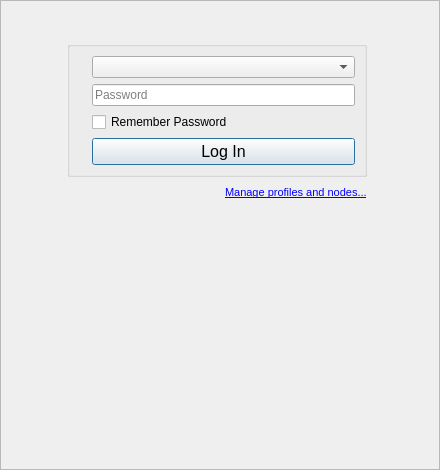
<?xml version="1.0" encoding="UTF-8"?>
<ui version="4.0">
 <class>StartDialog</class>
 <widget class="QDialog" name="StartDialog">
  <property name="geometry">
   <rect>
    <x>0</x>
    <y>0</y>
    <width>440</width>
    <height>470</height>
   </rect>
  </property>
  <property name="windowTitle">
   <string>RetroShare</string>
  </property>
  <property name="windowIcon">
   <iconset resource="images.qrc">
    <normaloff>:/images/logo/logo_32.png</normaloff>:/images/logo/logo_32.png</iconset>
  </property>
  <property name="autoFillBackground">
   <bool>false</bool>
  </property>
  <layout class="QVBoxLayout" name="verticalLayout_2">
   <property name="leftMargin">
    <number>0</number>
   </property>
   <property name="topMargin">
    <number>0</number>
   </property>
   <property name="rightMargin">
    <number>0</number>
   </property>
   <property name="bottomMargin">
    <number>0</number>
   </property>
   <item>
    <widget class="QFrame" name="loginframe">
     <property name="autoFillBackground">
      <bool>false</bool>
     </property>
     <property name="styleSheet">
      <string notr="true"/>
     </property>
     <property name="frameShape">
      <enum>QFrame::StyledPanel</enum>
     </property>
     <layout class="QGridLayout" name="mainGLayout">
      <property name="leftMargin">
       <number>0</number>
      </property>
      <property name="topMargin">
       <number>0</number>
      </property>
      <property name="rightMargin">
       <number>0</number>
      </property>
      <property name="bottomMargin">
       <number>9</number>
      </property>
      <item row="0" column="0" colspan="4">
       <layout class="QGridLayout" name="topGLayout">
        <item row="0" column="0">
         <spacer name="horizontalSpacer">
          <property name="orientation">
           <enum>Qt::Horizontal</enum>
          </property>
          <property name="sizeHint" stdset="0">
           <size>
            <width>40</width>
            <height>20</height>
           </size>
          </property>
         </spacer>
        </item>
        <item row="0" column="1">
         <widget class="QLabel" name="rsTopLogo">
          <property name="minimumSize">
           <size>
            <width>0</width>
            <height>0</height>
           </size>
          </property>
          <property name="palette">
           <palette>
            <active>
             <colorrole role="WindowText">
              <brush brushstyle="SolidPattern">
               <color alpha="255">
                <red>85</red>
                <green>170</green>
                <blue>255</blue>
               </color>
              </brush>
             </colorrole>
            </active>
            <inactive>
             <colorrole role="WindowText">
              <brush brushstyle="SolidPattern">
               <color alpha="255">
                <red>85</red>
                <green>170</green>
                <blue>255</blue>
               </color>
              </brush>
             </colorrole>
            </inactive>
            <disabled>
             <colorrole role="WindowText">
              <brush brushstyle="SolidPattern">
               <color alpha="255">
                <red>118</red>
                <green>116</green>
                <blue>108</blue>
               </color>
              </brush>
             </colorrole>
            </disabled>
           </palette>
          </property>
          <property name="font">
           <font>
            <pointsize>18</pointsize>
           </font>
          </property>
          <property name="text">
           <string/>
          </property>
          <property name="pixmap">
           <pixmap resource="images.qrc">:/images/logo/logo_web_nobackground.png</pixmap>
          </property>
         </widget>
        </item>
        <item row="0" column="2">
         <spacer name="horizontalSpacer_2">
          <property name="orientation">
           <enum>Qt::Horizontal</enum>
          </property>
          <property name="sizeHint" stdset="0">
           <size>
            <width>48</width>
            <height>20</height>
           </size>
          </property>
         </spacer>
        </item>
       </layout>
      </item>
      <item row="1" column="2" rowspan="2">
       <spacer name="horizontalSpacer_4">
        <property name="orientation">
         <enum>Qt::Horizontal</enum>
        </property>
        <property name="sizeType">
         <enum>QSizePolicy::Minimum</enum>
        </property>
        <property name="sizeHint" stdset="0">
         <size>
          <width>60</width>
          <height>20</height>
         </size>
        </property>
       </spacer>
      </item>
      <item row="4" column="0" colspan="3">
       <spacer name="verticalSpacer">
        <property name="orientation">
         <enum>Qt::Vertical</enum>
        </property>
        <property name="sizeHint" stdset="0">
         <size>
          <width>20</width>
          <height>40</height>
         </size>
        </property>
       </spacer>
      </item>
      <item row="1" column="0" rowspan="2">
       <spacer name="horizontalSpacer_3">
        <property name="orientation">
         <enum>Qt::Horizontal</enum>
        </property>
        <property name="sizeType">
         <enum>QSizePolicy::Minimum</enum>
        </property>
        <property name="sizeHint" stdset="0">
         <size>
          <width>60</width>
          <height>20</height>
         </size>
        </property>
       </spacer>
      </item>
      <item row="2" column="1">
       <widget class="QGroupBox" name="profilGBox">
        <property name="enabled">
         <bool>true</bool>
        </property>
        <property name="sizePolicy">
         <sizepolicy hsizetype="Preferred" vsizetype="Maximum">
          <horstretch>0</horstretch>
          <verstretch>0</verstretch>
         </sizepolicy>
        </property>
        <property name="styleSheet">
         <string notr="true"/>
        </property>
        <property name="title">
         <string/>
        </property>
        <layout class="QGridLayout" name="gridLayout_3">
         <property name="leftMargin">
          <number>9</number>
         </property>
         <property name="topMargin">
          <number>9</number>
         </property>
         <property name="rightMargin">
          <number>9</number>
         </property>
         <property name="bottomMargin">
          <number>9</number>
         </property>
         <item row="1" column="0">
          <widget class="QLabel" name="label_9">
           <property name="maximumSize">
            <size>
             <width>22</width>
             <height>22</height>
            </size>
           </property>
           <property name="text">
            <string/>
           </property>
           <property name="pixmap">
            <pixmap resource="icons.qrc">:/icons/svg/person.svg</pixmap>
           </property>
           <property name="scaledContents">
            <bool>true</bool>
           </property>
          </widget>
         </item>
         <item row="1" column="1">
          <widget class="QComboBox" name="loadName"/>
         </item>
         <item row="2" column="0">
          <widget class="QLabel" name="label_11">
           <property name="maximumSize">
            <size>
             <width>22</width>
             <height>22</height>
            </size>
           </property>
           <property name="text">
            <string/>
           </property>
           <property name="pixmap">
            <pixmap resource="icons.qrc">:/icons/svg/password.svg</pixmap>
           </property>
           <property name="scaledContents">
            <bool>true</bool>
           </property>
          </widget>
         </item>
         <item row="2" column="1">
          <widget class="QLineEdit" name="password_input">
           <property name="echoMode">
            <enum>QLineEdit::Password</enum>
           </property>
           <property name="placeholderText">
            <string>Password</string>
           </property>
          </widget>
         </item>
         <item row="3" column="1">
          <widget class="QCheckBox" name="autologin_checkbox">
           <property name="text">
            <string>Remember Password</string>
           </property>
           <property name="tristate">
            <bool>false</bool>
           </property>
          </widget>
         </item>
         <item row="4" column="1">
          <widget class="QPushButton" name="loadButton">
           <property name="font">
            <font>
             <pointsize>12</pointsize>
            </font>
           </property>
           <property name="text">
            <string>Log In</string>
           </property>
           <property name="default">
            <bool>true</bool>
           </property>
           <property name="flat">
            <bool>false</bool>
           </property>
          </widget>
         </item>
        </layout>
       </widget>
      </item>
      <item row="3" column="1">
       <layout class="QHBoxLayout" name="horizontalLayout">
        <item>
         <spacer name="horizontalSpacer_5">
          <property name="orientation">
           <enum>Qt::Horizontal</enum>
          </property>
          <property name="sizeHint" stdset="0">
           <size>
            <width>40</width>
            <height>20</height>
           </size>
          </property>
         </spacer>
        </item>
        <item>
         <widget class="QLabel" name="labelProfile">
          <property name="toolTip">
           <string>Opens a dialog for creating a new profile or 
adding locations to an existing profile. 
The current identities/locations will not be affected.</string>
          </property>
          <property name="styleSheet">
           <string notr="true"/>
          </property>
          <property name="text">
           <string>&lt;!DOCTYPE HTML PUBLIC &quot;-//W3C//DTD HTML 4.0//EN&quot; &quot;http://www.w3.org/TR/REC-html40/strict.dtd&quot;&gt;
&lt;html&gt;&lt;head&gt;&lt;meta name=&quot;qrichtext&quot; content=&quot;1&quot; /&gt;&lt;style type=&quot;text/css&quot;&gt;
p, li { white-space: pre-wrap; }
&lt;/style&gt;&lt;/head&gt;&lt;body style=&quot; font-family:'Sans'; font-size:10pt; font-weight:400; font-style:normal;&quot;&gt;
&lt;p style=&quot; margin-top:0px; margin-bottom:0px; margin-left:0px; margin-right:0px; -qt-block-indent:0; text-indent:0px;&quot;&gt;&lt;a href=&quot;Create new Profile...&quot;&gt;&lt;span style=&quot; font-family:'MS Shell Dlg 2'; font-size:8pt; text-decoration: underline; color:#0000ff;&quot;&gt;Manage profiles and nodes...&lt;/span&gt;&lt;/a&gt;&lt;/p&gt;&lt;/body&gt;&lt;/html&gt;</string>
          </property>
         </widget>
        </item>
       </layout>
      </item>
     </layout>
    </widget>
   </item>
  </layout>
 </widget>
 <resources>
  <include location="images.qrc"/>
  <include location="icons.qrc"/>
 </resources>
 <connections/>
</ui>
